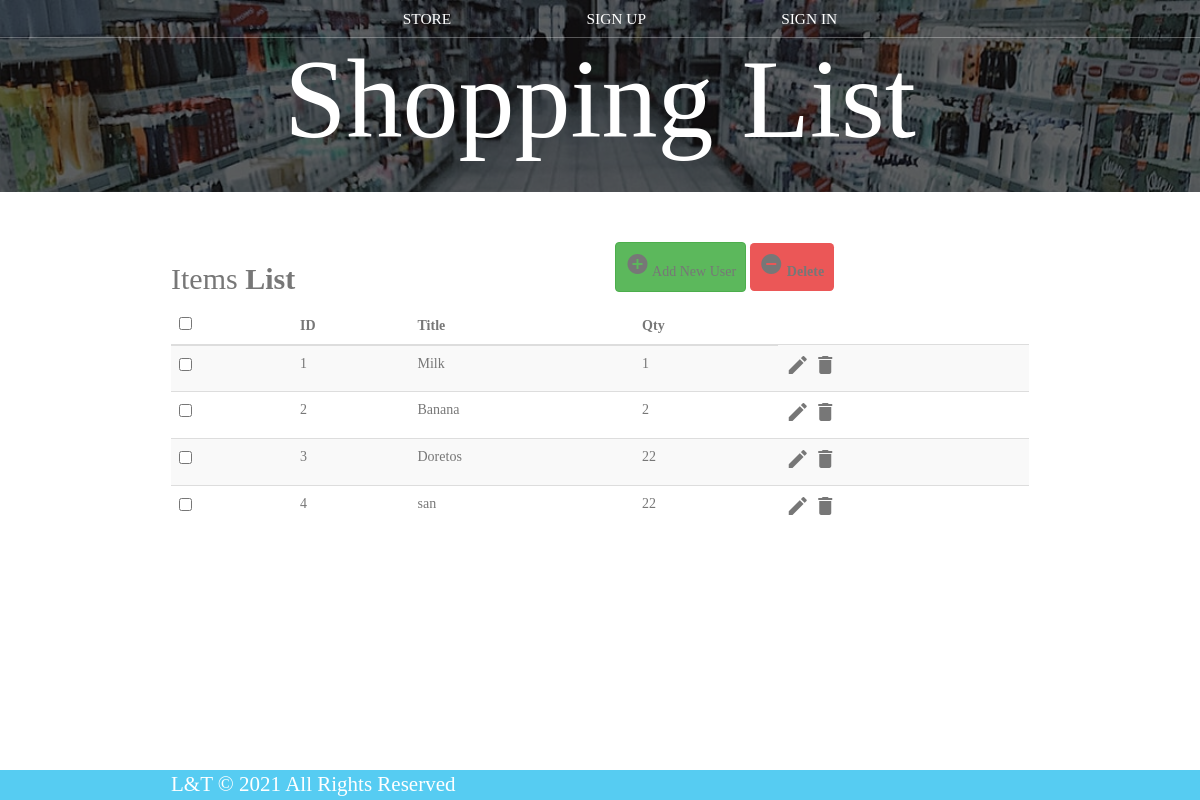
Page /items_list.php on the earlier database version.
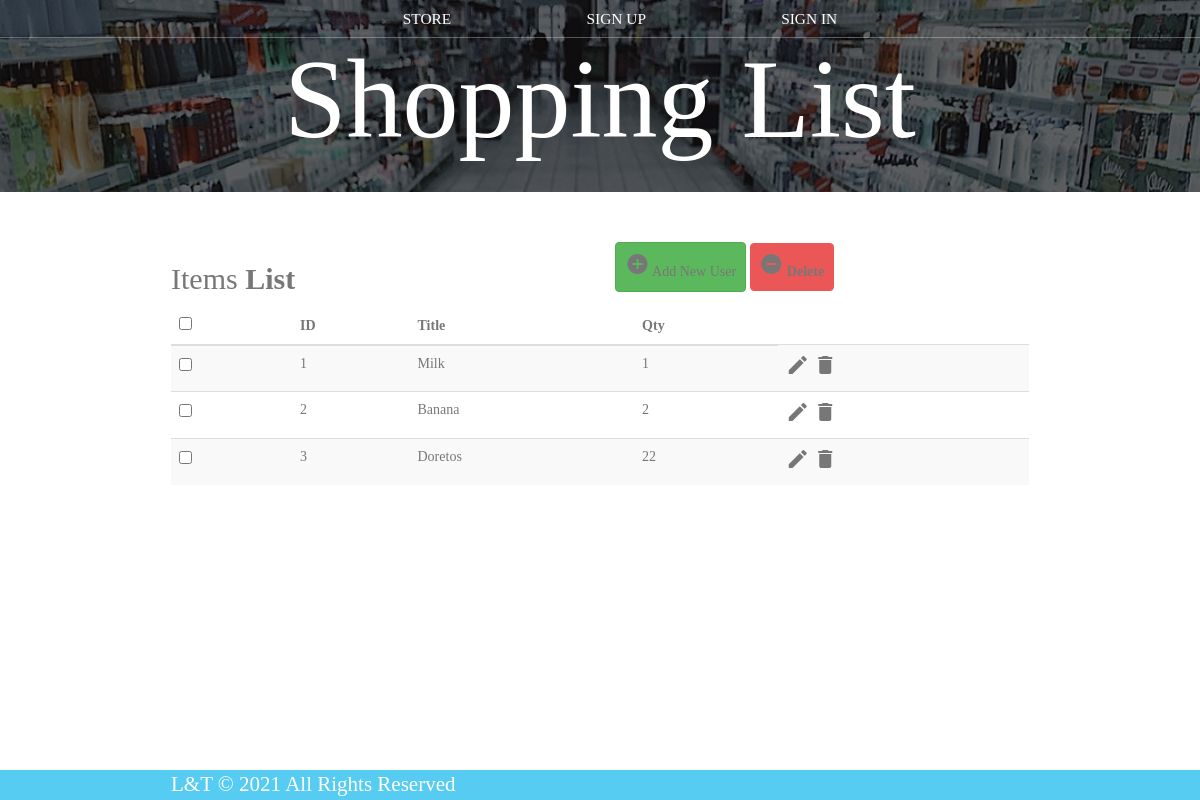
Same page on the later database version.
### tables this page shows
CREATE TABLE `items` (
  `id` int(11) NOT NULL,
  `title` varchar(255) NOT NULL,
  `qty` int(11) DEFAULT NULL
);

### items_list.php (the view, shortened to what this page needs)
<?php
include 'dbConnection.php';
?>
<!DOCTYPE html>
<html lang="en">
<head>
	<link rel="stylesheet" href="https://maxcdn.bootstrapcdn.com/font-awesome/4.7.0/css/font-awesome.min.css">
	<link rel="stylesheet" href="https://maxcdn.bootstrapcdn.com/bootstrap/3.3.7/css/bootstrap.min.css">
	<link rel="stylesheet" href="styles.css" />
</head>
<body>
	<header class="main-header">
		<nav class="main-nav nav">
			<ul>
				<li><a href="index.php">STORE</a></li>
				<li><a href="Sign_up.php">SIGN UP</a></li>
				<li><a href="Sign_in.php">SIGN IN</a></li>
			</ul>
		</nav>
		<h1 class="band-name band-name-large">Shopping List</h1>
	</header><br><br>
	<div class="container">
		<div class="table-wrapper">
			<div class="table-title">
				<div class="row">
					<div class="col-sm-6">
						<h2>Items <b>List</b></h2>
					</div>
					<div class="col-sm-6">
						<a href="#addEmployeeModal" class="btn btn-success" id="addnew" data-toggle="modal"><i class="material-icons"></i> <span>Add New User</span></a>
						<a href="JavaScript:void(0);" class="btn btn-danger" id="delete_multiple"><i class="material-icons"></i> <span>Delete</span></a>
					</div>
				</div>
			</div>
			<table class="table table-striped table-hover">
				<thead>
					<tr>
						<th>
							<span class="custom-checkbox">
								<input type="checkbox" id="selectAll">
							</span>
						</th>
						<th>ID</th>
						<th>Title</th>
						<th>Qty</th>
					</tr>
				</thead>
				<tbody>
					<?php
					$result = mysqli_query($conn, "SELECT * FROM items");
					$i = 1;
					while ($row = mysqli_fetch_array($result)) {
					?>
						<tr id="<?php echo $row["id"]; ?>">
							<td>
								<span class="custom-checkbox">
									<input type="checkbox" class="user_checkbox" data-user-id="<?php echo $row["id"]; ?>">
								</span>
							</td>
							<td><?php echo $i; ?></td>
							<td><?php echo $row["title"]; ?></td>
							<td><?php echo $row["qty"]; ?></td>
							<td>
								<a href="#editEmployeeModal" class="edit" data-toggle="modal">
									<i class="material-icons update" data-toggle="tooltip" data-id="<?php echo $row["id"]; ?>" data-title="<?php echo $row["title"]; ?>" data-qty="<?php echo $row["qty"]; ?>" title="Edit"></i>
								</a>
								<a href="#deleteEmployeeModal" class="delete" data-id="<?php echo $row["id"]; ?>" data-toggle="modal"><i class="material-icons" data-toggle="tooltip" title="Delete"></i></a>
							</td>
						</tr>
					<?php
						$i++;
					}
					?>
				</tbody>
			</table>
		</div>
	</div>
	<footer class="main-footer">
		<div class="container main-footer-container">
			<h4 class="band-name">L&T © 2021 All Rights Reserved</h4>
		</div>
	</footer>
</body>
</html>

### styles.css (style rules this page uses)
* { box-sizing: border-box; font-family: Raleway; color: #777; }
html, body { margin: 0; padding: 0; min-height: 100%; }
.nav ul { margin: 0; }
.nav li { display: inline; }
.nav a { display: inline-block; padding: .5em; color: white; text-decoration: none; }
.main-nav { text-align: center; font-size: 1.1em; font-weight: lighter; border-bottom: 1px solid rgba(255, 255, 255, .3) }
.main-nav li { padding: 0 5%; }
.main-header { background-color: rgba(0, 0, 0, .6); background-image: url("Images/cartbg.jpg"); background-blend-mode: multiply; background-size: cover; padding-bottom: 30px; }
.band-name { text-align: center; margin: 0; font-size: 1.5em; font-weight: normal; color: white; }
.band-name-large { font-size: 8em; }
.container { max-width: 900px; margin: 0 auto; padding: 0 1.5em; }
.main-footer { background-color: #56CCF2; color: white; padding: .25em 0; }
.main-footer-container { display: flex; align-items: center; }
.btn { text-align: center; vertical-align: middle; padding: .67em .67em; cursor: pointer; }
.btn-danger { color: white; background-color: #EB5757; border: none; border-radius: .3em; font-weight: bold; }
input { font-size: x-large; border-color: grey; border-width: 5px; }
footer { position: fixed; left: 0; bottom: 0; width: 100%; background-color: lightgray; color: black; text-align: center; font-weight: bold; }

Differences in the rows shown:
removed items: title "san", qty "22"
